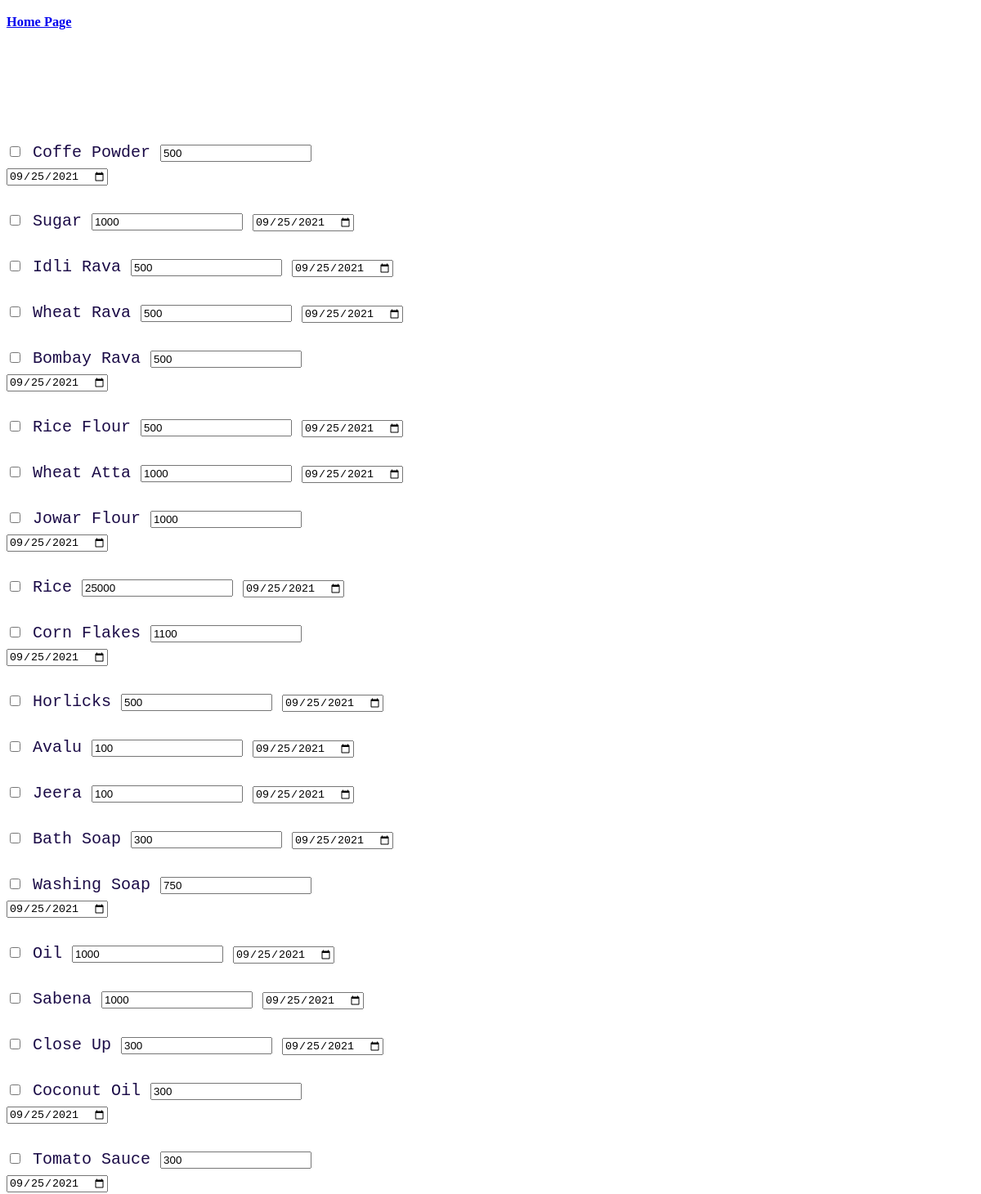
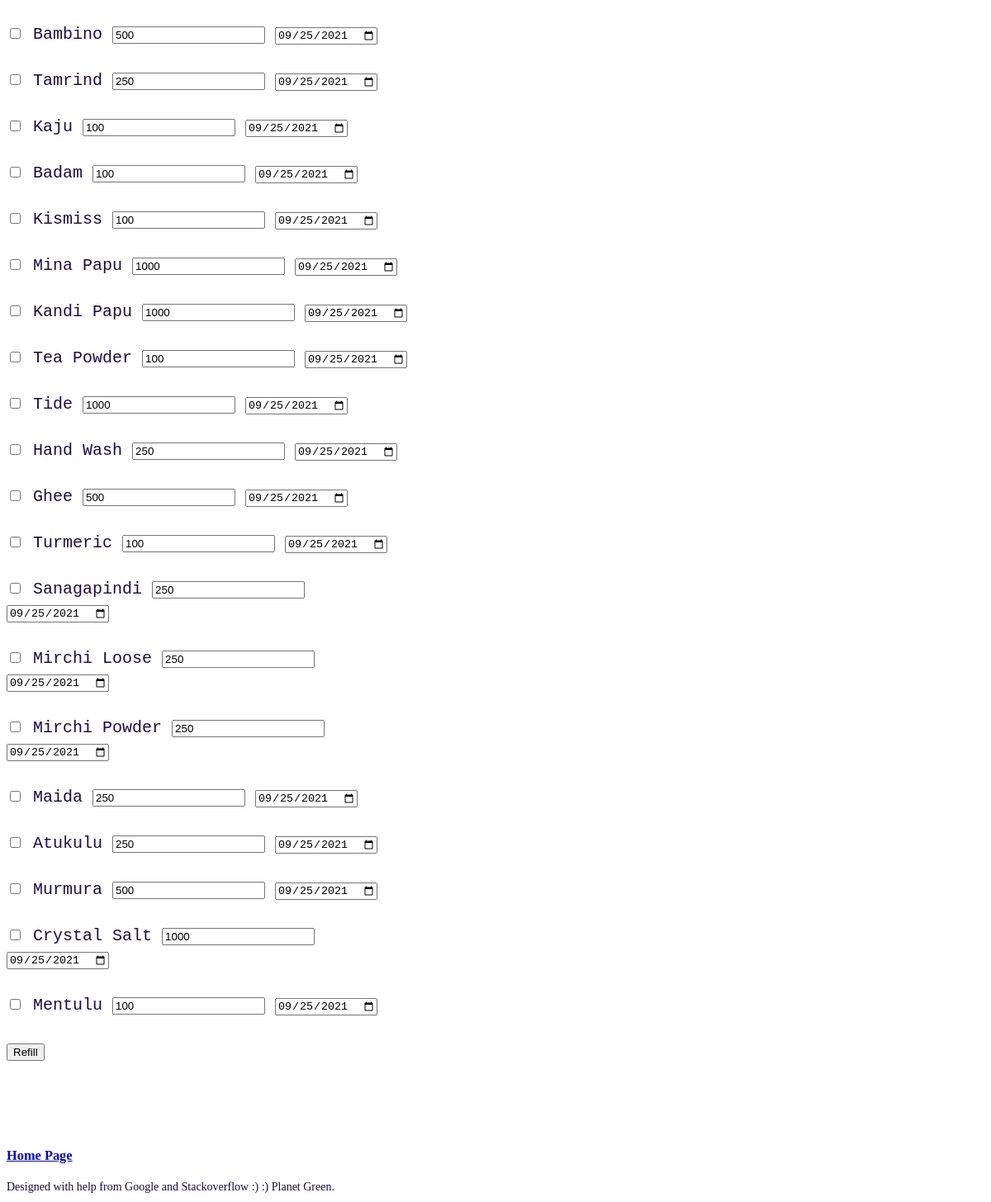
The page /refill on the database its author committed (2 pictures, top to bottom).
### tables this page shows
CREATE TABLE PRODUCTS(
     PRODUCT_ID INTEGER PRIMARY KEY AUTOINCREMENT,
     PRODUCT_NAME TEXT NOT NULL, 
     PRODUCT_QUANTITY INTEGER,
     UNIQUE (PRODUCT_NAME,PRODUCT_QUANTITY));

### app.py (the view)
@app.route('/refill', methods=['GET','POST'])
def refill():
    current_date=datetime.now()
    dates_list=[]
    selected_product=[]
    selected_quantity=[]
    selected_item_id=[]
    selected_date=[]
    products_info=[]
    products_map=[]
    current_date=current_date.strftime('%Y-%m-%d')
    selected_date1=current_date
    selected_date2=current_date
    selected_date3=current_date
    products_info=db_functions.display_products()
    current_date_for_html={'c_date':current_date}
    products_map=db_functions.products_name_id_map()
    print(products_map)
    selected_product.append(request.form.getlist('product_name'))
    selected_quantity.append(request.form.getlist('quantity'))
    selected_date.append(request.form.getlist('date'))
    selected_item_id.append(request.form.getlist('item_id'))
    print(selected_product)
    print(selected_quantity)
    print(selected_date)
    if len(selected_product[0])>0:
        print('hello')
        t=[]
        for i in selected_product[0]:
            for j in products_map:
                if j[1]==i:
                    t.append(str(j[0]))
        items_pos_to_update=[]
        for i in t:
            for j in selected_item_id[0]:
                if i==j:
                    items_pos_to_update.append(int(j)-1)
        print(items_pos_to_update)
        items_to_update=[]
        for i in items_pos_to_update:
            tmp_row=[]
            tmp_row.append(products_map[i][0])
            tmp_row.append(products_map[i][1])
            tmp_row.append(selected_quantity[0][i])
            tmp_row.append(selected_date[0][i])
            tmp_row.append(session['username'])
            items_to_update.append(tmp_row)
        print(items_to_update)
        db_functions.update_db(items_to_update)
    else:
        print('bye')
    return render_template('refill.html',current_date_for_html=current_date_for_html,products_info=products_info)

### db_functions.py (called while the page is built)
def display_products():
   conn=sqlite3.connect(database_location)
   c=conn.cursor()
   tmp_display_products=c.execute('select * from products')
   tmp_display_products_array=[]
   for tmp_rows in tmp_display_products:
       tmp_row_html={'product_id':tmp_rows[0],'product_name':tmp_rows[1],'quantity':tmp_rows[2]}
       tmp_display_products_array.append(tmp_row_html)
   return tmp_display_products_array

def products_name_id_map():
   conn=sqlite3.connect(database_location)
   c=conn.cursor()
   tmp_display_products=c.execute('select product_id,product_name from products')
   tmp_products_name_id_map=[]
   for tmp_rows in tmp_display_products:
       tmp_row_html=[tmp_rows[0],tmp_rows[1]]
       tmp_products_name_id_map.append(tmp_row_html)
   conn.close()
   return tmp_products_name_id_map

### Template/refill.html (shortened to what this page needs)
<!DOCTYPE html>
<html>
<head>
</head>
 <h3><a href="{{ url_for('landing_page') }}">Home Page</a></h3>
<body>
<br></br>
<br></br>
<div>
<form method="POST" name="main_products">
{% for products_info_row in products_info %}
<br></br>
<span name="products_class">
  <input type="checkbox" id="product_1" name="product_name" value="{{products_info_row.product_name}}">
  <label for="product_1"> {{products_info_row.product_name}}</label>
  <input type="number" id="quantitiy_1" name="quantity" value="{{products_info_row.quantity}}">
  <input type="date" id="date_1" name="date" value="{{current_date_for_html.c_date}}">
{% endfor %}
<br></br>
</span>
<button class="submit">Refill  </button>
</form>
<br></br>
<br></br>
</div>
 <h3><a href="{{ url_for('landing_page') }}">Home Page</a></h3></p>
<footer style='color:#1b0b47'>Designed with help from Google and Stackoverflow :) :)  Planet Green.
                  </footer>
</body>
</html>

### rows shown on the page
PRODUCTS: product_name "Coffe Powder", quantity "500", date "09/25/2021"
PRODUCTS: product_name "Sugar", quantity "1000", date "09/25/2021"
PRODUCTS: product_name "Idli Rava", quantity "500", date "09/25/2021"
PRODUCTS: product_name "Wheat Rava", quantity "500", date "09/25/2021"
PRODUCTS: product_name "Bombay Rava", quantity "500", date "09/25/2021"
PRODUCTS: product_name "Rice Flour", quantity "500", date "09/25/2021"
PRODUCTS: product_name "Wheat Atta", quantity "1000", date "09/25/2021"
PRODUCTS: product_name "Jowar Flour", quantity "1000", date "09/25/2021"
PRODUCTS: product_name "Rice", quantity "25000", date "09/25/2021"
PRODUCTS: product_name "Corn Flakes", quantity "1100", date "09/25/2021"
PRODUCTS: product_name "Horlicks", quantity "500", date "09/25/2021"
PRODUCTS: product_name "Avalu", quantity "100", date "09/25/2021"
PRODUCTS: product_name "Jeera", quantity "100", date "09/25/2021"
PRODUCTS: product_name "Bath Soap", quantity "300", date "09/25/2021"
PRODUCTS: product_name "Washing Soap", quantity "750", date "09/25/2021"
PRODUCTS: product_name "Oil", quantity "1000", date "09/25/2021"
PRODUCTS: product_name "Sabena", quantity "1000", date "09/25/2021"
PRODUCTS: product_name "Close Up", quantity "300", date "09/25/2021"
PRODUCTS: product_name "Coconut Oil", quantity "300", date "09/25/2021"
PRODUCTS: product_name "Tomato Sauce", quantity "300", date "09/25/2021"
PRODUCTS: product_name "Bambino", quantity "500", date "09/25/2021"
PRODUCTS: product_name "Tamrind", quantity "250", date "09/25/2021"
PRODUCTS: product_name "Kaju", quantity "100", date "09/25/2021"
PRODUCTS: product_name "Badam", quantity "100", date "09/25/2021"
PRODUCTS: product_name "Kismiss", quantity "100", date "09/25/2021"
PRODUCTS: product_name "Mina Papu", quantity "1000", date "09/25/2021"
PRODUCTS: product_name "Kandi Papu", quantity "1000", date "09/25/2021"
PRODUCTS: product_name "Tea Powder", quantity "100", date "09/25/2021"
PRODUCTS: product_name "Tide", quantity "1000", date "09/25/2021"
PRODUCTS: product_name "Hand Wash", quantity "250", date "09/25/2021"
PRODUCTS: product_name "Ghee", quantity "500", date "09/25/2021"
PRODUCTS: product_name "Turmeric", quantity "100", date "09/25/2021"
PRODUCTS: product_name "Sanagapindi", quantity "250", date "09/25/2021"
PRODUCTS: product_name "Mirchi Loose", quantity "250", date "09/25/2021"
PRODUCTS: product_name "Mirchi Powder", quantity "250", date "09/25/2021"
PRODUCTS: product_name "Maida", quantity "250", date "09/25/2021"
PRODUCTS: product_name "Atukulu", quantity "250", date "09/25/2021"
PRODUCTS: product_name "Murmura", quantity "500", date "09/25/2021"
PRODUCTS: product_name "Crystal Salt", quantity "1000", date "09/25/2021"
PRODUCTS: product_name "Mentulu", quantity "100", date "09/25/2021"
